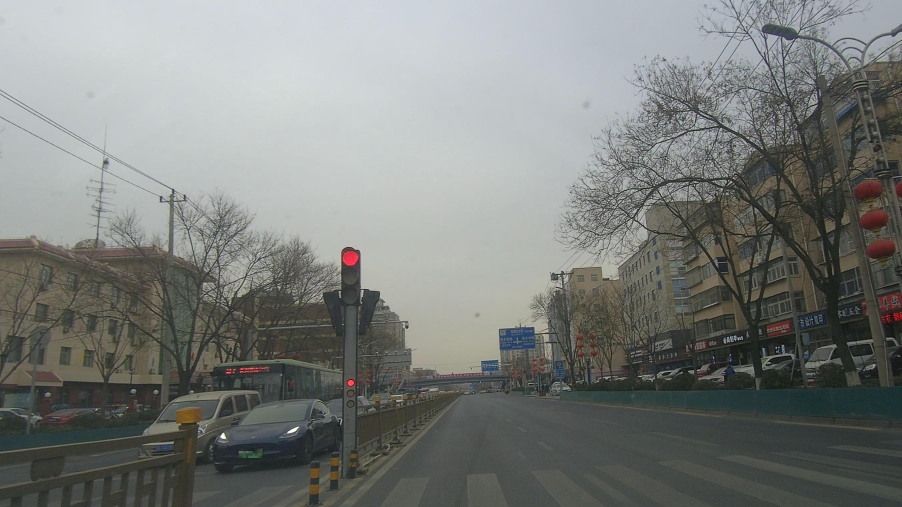
#> input picture image/boss.jpg, 2704 x 1520 px (shown at 1/3 size)
$ python -i main.py   (imports and definitions only)
#> lines starting #> are read from the running program, lines starting #| are printed output that depends on the picture; after the words box and inside, x2 and y2 are one past the last pixel; in counts of white or black regions, pixels touching at a corner belong together
#> further down, picture is the input picture: shape (1520, 2704, 3); mean B, G, R 123.2, 126, 123.3
from pathlib import Path
from typing import Dict, List, Optional, Tuple

import cv2
import numpy as np
import streamlit as st

# [6 lines not run here, left out]

IMAGE_DIR = Path(__file__).parent / "image"
SUPPORTED_EXT = (".png", ".jpg", ".jpeg", ".bmp", ".webp")
DEFAULT_CIRCLE_TOLERANCE = 0.3
DEFAULT_DIRECT_CIRCLE_TOLERANCE = 0.3
DEFAULT_DIRECT_INTERSECTION_RATIO = 0.7


# [11 lines left out: function list_local_images, not called in this run]


def _clean_mask(mask: np.ndarray) -> np.ndarray:
    kernel = np.ones((3, 3), np.uint8)
    mask = cv2.morphologyEx(mask, cv2.MORPH_OPEN, kernel)
    mask = cv2.morphologyEx(mask, cv2.MORPH_CLOSE, kernel)
    return mask


def _find_blobs(mask: np.ndarray, color_name: str, hsv_image: np.ndarray, min_brightness=120):
    contours, _ = cv2.findContours(mask, cv2.RETR_EXTERNAL, cv2.CHAIN_APPROX_SIMPLE)
    blobs = []
    for cnt in contours:
        area = cv2.contourArea(cnt)
        if area < 30:
            continue
        x, y, w, h = cv2.boundingRect(cnt)
        cx = int(x + w / 2)
        cy = int(y + h / 2)
        roi = hsv_image[y : y + h, x : x + w]
        mean_v = np.mean(roi[:, :, 2]) if roi.size else 0
        if mean_v < min_brightness:
            continue
        blobs.append(
            {"cx": cx, "cy": cy, "bbox": (x, y, w, h), "color": color_name, "contour": cnt}
        )
    return blobs


def _to_rgb(image: np.ndarray) -> np.ndarray:
    return cv2.cvtColor(image, cv2.COLOR_BGR2RGB)


# [90 lines left out: functions _find_tuner_rectangles, _find_tuner_blobs, _compute_tuner_match, _color_for_tuner_rect, _render_tuner_view, not called in this run]


def analyze_image(
    image: np.ndarray,
    circle_tolerance: float = DEFAULT_CIRCLE_TOLERANCE,
    direct_circle_tolerance: float = DEFAULT_DIRECT_CIRCLE_TOLERANCE,
    direct_intersection_ratio: float = DEFAULT_DIRECT_INTERSECTION_RATIO,
) -> Dict[str, Optional[str]]:
#> called with circle_tolerance = 0.3, direct_circle_tolerance = 0.3, direct_intersection_ratio = 0.7
    output = image.copy()
    candidate_viz = image.copy()

    gray = cv2.cvtColor(image, cv2.COLOR_BGR2GRAY)
    blur = cv2.GaussianBlur(gray, (5, 5), 0)
    edges = cv2.Canny(blur, 50, 150)
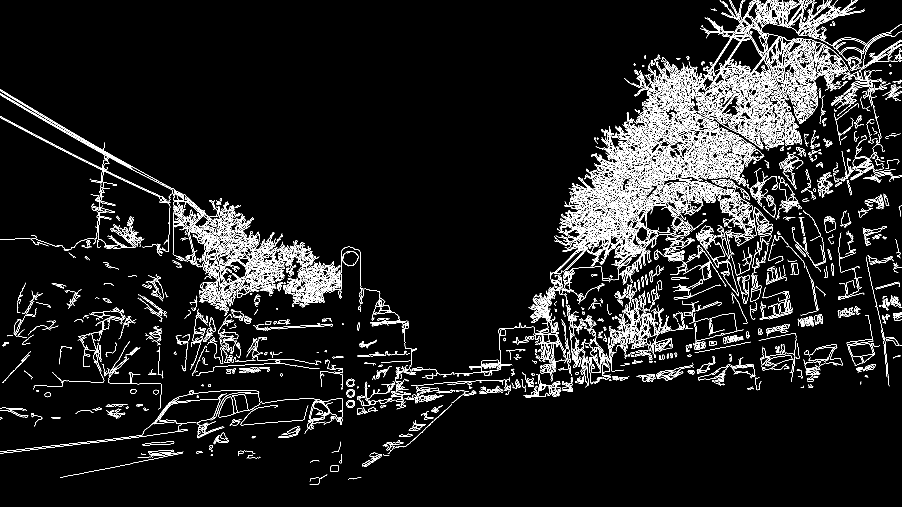
#> edges: shape (1520, 2704) (shown at 1/3 size); 5.4% white in thin lines or dots
    contours, _ = cv2.findContours(edges, cv2.RETR_TREE, cv2.CHAIN_APPROX_SIMPLE)
#> contours = 4338 contours, 2611 with area under 20; largest, box (x1, y1, x2, y2) and area: (2087, 0, 2412, 348) 14372, (1651, 598, 2049, 864) 8652, (1992, 388, 2147, 540) 5202, (2207, 4, 2317, 111) 4522, (1671, 573, 1873, 715) 3932

    filtered_rectangles = []
    for cnt in contours:
        x, y, w, h = cv2.boundingRect(cnt)
        area = w * h
        aspect_ratio = h / float(w)
        if area < 1000:
            continue
        if not (0.8 <= aspect_ratio <= 10):
            continue
        filtered_rectangles.append({"x": x, "y": y, "w": w, "h": h})
#> this loop made 4338 passes
#> (x, y, w, h, area, aspect_ratio) on passes 1 to 3: (1045, 1432, 39, 7, 273, 0.179), (929, 1424, 53, 31, 1643, 0.585), (991, 1396, 26, 20, 520, 0.769)
#> after the loop, filtered_rectangles = 254 items

    hsv = cv2.cvtColor(image, cv2.COLOR_BGR2HSV)
#> hsv: shape (1520, 2704, 3); mean H, S, V 66.5, 23.2, 128.3

    lower_red1, upper_red1 = np.array([0, 80, 80]), np.array([10, 255, 255])
    lower_red2, upper_red2 = np.array([160, 80, 80]), np.array([179, 255, 255])

    mask_red = cv2.bitwise_or(
        cv2.inRange(hsv, lower_red1, upper_red1),
        cv2.inRange(hsv, lower_red2, upper_red2),
    )
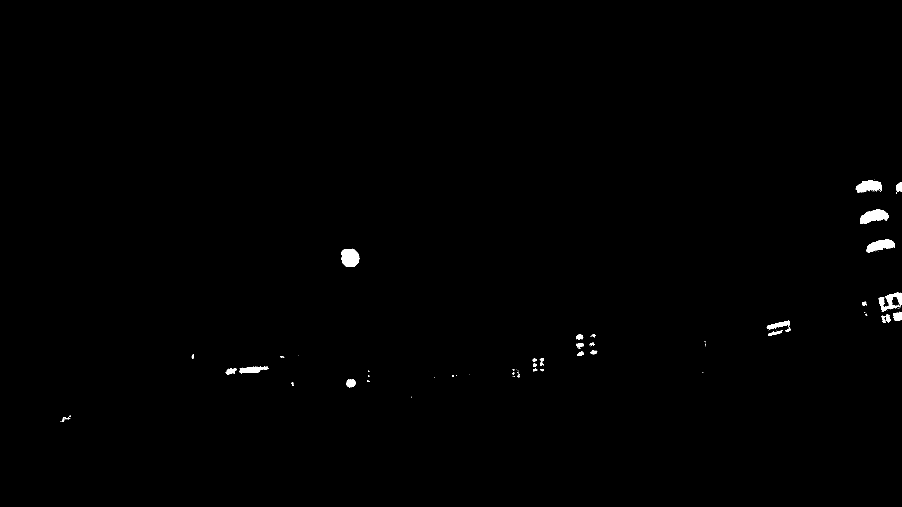
#> mask_red: shape (1520, 2704) (shown at 1/3 size); 0.4% white; 100 white regions (66 under 20 px), largest, box (x1, y1, x2, y2) and area: (1024, 746, 1078, 801) 2331, (2580, 628, 2667, 672) 2306, (2600, 717, 2685, 757) 1976
    mask_green = cv2.inRange(hsv, np.array([35, 50, 50]), np.array([90, 255, 255]))
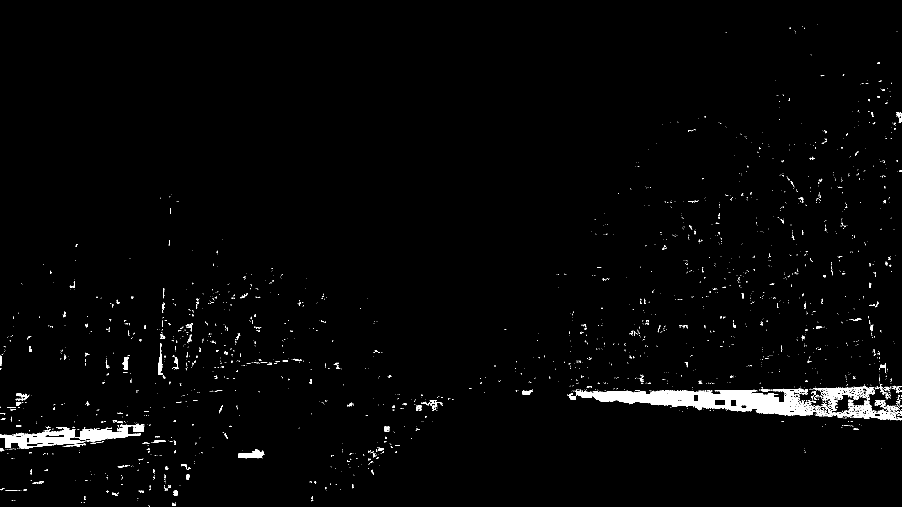
#> mask_green: shape (1520, 2704) (shown at 1/3 size); 1.7% white; 2508 white regions (2274 under 20 px), largest, box (x1, y1, x2, y2) and area: (1728, 1166, 2449, 1248) 27786, (0, 1281, 256, 1346) 6932, (2465, 1161, 2704, 1261) 6522

    mask_red_clean = _clean_mask(mask_red)
#> in _clean_mask, `mask = cv2.morphologyEx(mask, cv2.MORPH_OPEN, kernel)`: mask: shape (1520, 2704); 0.37% white; 45 white regions (13 under 20 px), largest, box (x1, y1, x2, y2) and area: (1024, 748, 1078, 801) 2294, (2581, 629, 2665, 671) 2223, (2600, 718, 2685, 754) 1920
#> in _clean_mask, `mask = cv2.morphologyEx(mask, cv2.MORPH_CLOSE, kernel)`: mask: shape (1520, 2704); 0.37% white; 36 white regions (5 under 20 px), largest, box (x1, y1, x2, y2) and area: (1024, 748, 1078, 801) 2298, (2581, 629, 2665, 671) 2256, (2600, 718, 2685, 757) 1945
    mask_green_clean = _clean_mask(mask_green)
#> in _clean_mask (call 2), `mask = cv2.morphologyEx(mask, cv2.MORPH_OPEN, kernel)`:
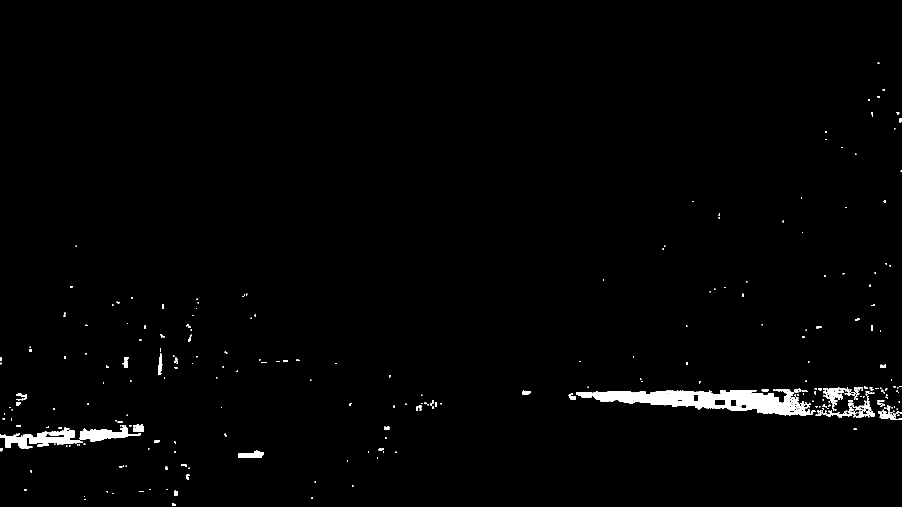
#> mask: shape (1520, 2704) (shown at 1/3 size); 1.3% white; 350 white regions (184 under 20 px), largest, box (x1, y1, x2, y2) and area: (1728, 1168, 2432, 1247) 25958, (0, 1290, 242, 1345) 6232, (239, 1276, 400, 1325) 3710
#> in _clean_mask (call 2), `mask = cv2.morphologyEx(mask, cv2.MORPH_CLOSE, kernel)`: mask: shape (1520, 2704); 1.3% white; 256 white regions (133 under 20 px)

    blobs_red = _find_blobs(mask_red_clean.copy(), "red", hsv)
#> in _find_blobs, `contours, _ = cv2.findContours(mask, cv2.RETR_EXTERNAL, cv2.CHAIN_APPR..`: contours = 36 contours, 7 with area under 20; largest, box (x1, y1, x2, y2) and area: (1024, 748, 1078, 801) 2214, (2581, 629, 2665, 671) 2150, (2600, 718, 2685, 757) 1844, (2568, 541, 2645, 577) 1789, (2636, 878, 2704, 934) 1428
#> the loop in _find_blobs, `for cnt in contours:` made 36 passes
#> (area, x, y, w, h, cx, cy, mean_v) on passes 4, 10, 11, 12, 13, 14, 15, 16, 18, 19, 20, 21: (447.5, 1040, 1139, 27, 23, 1053, 1150, 161.7), (41, 1599, 1106, 12, 7, 1605, 1109, 99.44), (227, 678, 1106, 31, 17, 693, 1114, 114.9), (943, 719, 1100, 86, 19, 762, 1109, 114.1), (42.5, 1600, 1091, 10, 8, 1605, 1095, 101), (54.5, 1620, 1086, 11, 11, 1625, 1091, 93.04), (58, 1598, 1076, 12, 9, 1604, 1080, 102.5), (30, 1621, 1075, 10, 5, 1626, 1077, 97.86), (132, 1732, 1054, 19, 13, 1741, 1060, 95.67), (118.5, 1772, 1052, 19, 10, 1781, 1057, 94.12), (142, 1730, 1029, 19, 12, 1739, 1035, 98.57), (41, 1771, 1028, 10, 8, 1776, 1032, 85.96)
#> area on passes 9, 17: 23.5, 29.5
#> after the loop in _find_blobs, `for cnt in contours:`: blobs = 2 items
#> blobs_red = 2 items
    blobs_green = _find_blobs(mask_green_clean.copy(), "green", hsv)
#> in _find_blobs (call 2), `contours, _ = cv2.findContours(mask, cv2.RETR_EXTERNAL, cv2.CHAIN_APPR..`: contours = 256 contours, 175 with area under 20; largest, box (x1, y1, x2, y2) and area: (1728, 1166, 2446, 1247) 27980, (0, 1282, 248, 1345) 6444, (239, 1276, 422, 1325) 3730, (2469, 1163, 2554, 1215) 1876, (2470, 1181, 2624, 1253) 1798
#> the loop in _find_blobs (call 2), `for cnt in contours:` made 256 passes
#> cnt on passes 42, 45, 47: [[176, 1282], [176, 1285], [185, 1285], [185, 1282]], [[388, 1276], [388, 1278], [393, 1278], [393, 1276]], [[361, 1276], [361, 1278], [363, 1278], [363, 1276]]
    all_blobs = blobs_red + blobs_green

    direct_match_found = None
    candidate_rects_to_draw = []

    def rect_color_from_blobs(rect, blobs):
        rx, ry, rw, rh = rect["x"], rect["y"], rect["w"], rect["h"]
        best_blob = None
        best_overlap = 0.0
        for blob in blobs:
            bx, by, bw, bh = blob["bbox"]
            xi1 = max(rx, bx)
            yi1 = max(ry, by)
            xi2 = min(rx + rw, bx + bw)
            yi2 = min(ry + rh, by + bh)
            inter_w = max(0, xi2 - xi1)
            inter_h = max(0, yi2 - yi1)
            overlap = inter_w * inter_h
            if overlap > best_overlap:
                best_overlap = overlap
                best_blob = blob
        if best_blob:
            return (0, 0, 255) if best_blob["color"] == "red" else (0, 255, 0)
        return (180, 180, 180)

    for rect in filtered_rectangles:
        rx, ry, rw, rh = rect["x"], rect["y"], rect["w"], rect["h"]
        ratio = float(rw) / rh
        if ratio < 0.75 or ratio > 1.33:
            continue
        candidate_rects_to_draw.append(rect)

        rect_area = rw * rh

        for blob in all_blobs:
            contour = blob["contour"]
            perimeter = cv2.arcLength(contour, True)
            area = cv2.contourArea(contour)
            if perimeter == 0 or area == 0:
                continue
            circularity = 4 * np.pi * area / (perimeter * perimeter)
            if abs(1 - circularity) > direct_circle_tolerance:
                continue

            bx, by, bw, bh = blob["bbox"]
            blob_area = bw * bh

            xi1 = max(rx, bx)
            yi1 = max(ry, by)
            xi2 = min(rx + rw, bx + bw)
            yi2 = min(ry + rh, by + bh)

            inter_w = max(0, xi2 - xi1)
            inter_h = max(0, yi2 - yi1)
            inter_area = inter_w * inter_h

            if inter_area > direct_intersection_ratio * rect_area and inter_area > direct_intersection_ratio * blob_area:
                direct_match_found = {
                    "rectangle": rect,
                    "blob": blob,
                    "color": blob["color"],
                    "contour": blob["contour"],
                }
                break
        if direct_match_found:
            break
#> this loop made 99 passes
#> rect on passes 1 to 12: {'x': 913, 'y': 1228, 'w': 75, 'h': 73}, {'x': 928, 'y': 1200, 'w': 43, 'h': 60}, {'x': 697, 'y': 1183, 'w': 49, 'h': 46}, {'x': 590, 'y': 1181, 'w': 91, 'h': 118}, {'x': 1245, 'y': 1175, 'w': 33, 'h': 35}, {'x': 1071, 'y': 1147, 'w': 26, 'h': 53}, {'x': 1098, 'y': 1145, 'w': 68, 'h': 55}, {'x': 1186, 'y': 1136, 'w': 40, 'h': 46}, {'x': 394, 'y': 1123, 'w': 92, 'h': 105}, {'x': 1568, 'y': 1116, 'w': 33, 'h': 32}, {'x': 1621, 'y': 1091, 'w': 41, 'h': 53}, {'x': 324, 'y': 1074, 'w': 63, 'h': 73}

    for rect in candidate_rects_to_draw:
        cv2.rectangle(
            candidate_viz,
            (rect["x"], rect["y"]),
            (rect["x"] + rect["w"], rect["y"] + rect["h"]),
            rect_color_from_blobs(rect, all_blobs),
            2,
        )
#> this loop made 46 passes

    for blob in blobs_red:
        cv2.drawContours(candidate_viz, [blob["contour"]], -1, (0, 0, 255), 2)
#> this loop made 2 passes
    for blob in blobs_green:
        cv2.drawContours(candidate_viz, [blob["contour"]], -1, (0, 255, 0), 2)
#> this loop made 0 passes

    message = None

    color_label = {"red": "rouge", "green": "vert"}

    if direct_match_found:
        res = direct_match_found
        x, y, w, h = res["rectangle"]["x"], res["rectangle"]["y"], res["rectangle"]["w"], res["rectangle"]["h"]
        cv2.rectangle(output, (x, y), (x + w, y + h), (0, 255, 0), 3)
        cv2.drawContours(output, [res["contour"]], -1, (0, 255, 255), 2)
        cv2.putText(
            output,
            f"Direct : {color_label.get(res['color'], res['color']).upper()}",
            (x, y - 10),
            cv2.FONT_HERSHEY_SIMPLEX,
            0.9,
            (0, 255, 0),
            2,
        )
        color_fr = color_label.get(res["color"], res["color"])
        message = f" Détection directe : {color_fr.upper()}"
    else:

        # [25 lines left out: function match_blobs_to_rectangles, not called in this run]

        matches = match_blobs_to_rectangles(all_blobs, filtered_rectangles)
        active_light = None
        max_area = -1

        for m in matches:
            rect = m["rectangle"]
            x, y, w, h = rect["x"], rect["y"], rect["w"], rect["h"]
            for b in m["blobs"]:
                if not b.get("in_expected_position", False):
                    continue
                color = b["color"]
                #if color == "orange":
                #    continue

                x0, y0, bw, bh = b["bbox"]
                mask = mask_red_clean if color == "red" else mask_green_clean

                contours, _ = cv2.findContours(mask, cv2.RETR_EXTERNAL, cv2.CHAIN_APPROX_SIMPLE)
                for cnt in contours:
                    perimeter = cv2.arcLength(cnt, True)
                    area = cv2.contourArea(cnt)
                    if perimeter == 0 or area == 0:
                        continue
                    circularity = 4 * np.pi * area / (perimeter * perimeter)
                    if abs(1 - circularity) > circle_tolerance:
                        continue
                    bx, by, bwc, bhc = cv2.boundingRect(cnt)
                    if not (bx >= x0 and by >= y0 and bx + bwc <= x0 + bw and by + bhc <= y0 + bh):
                        continue
                    if area > max_area:
                        max_area = area
                        active_light = {"rectangle": rect, "blob": b, "contour": cnt, "color": color}

        if active_light:
            rect = active_light["rectangle"]
            x, y, w, h = rect["x"], rect["y"], rect["w"], rect["h"]
            cv2.rectangle(output, (x, y), (x + w, y + h), (255, 0, 0), 2)
            cv2.drawContours(output, [active_light["contour"]], -5, (0, 255, 255), 2)
            color_fr = color_label.get(active_light["color"], active_light["color"])
            message = f"🔍 Détection indirecte : {color_fr}"
        else:
            message = "Aucun feu détecté."

    return {
        "message": message,
        "output": _to_rgb(output),
        "candidate_viz": _to_rgb(candidate_viz),
    }


# [131 lines left out: functions sidebar_library, main, not called in this run]


# [2 lines not run here, left out]

>>> import cv2
>>> picture = cv2.imread('image/boss.jpg')
>>> result = analyze_image(picture)
